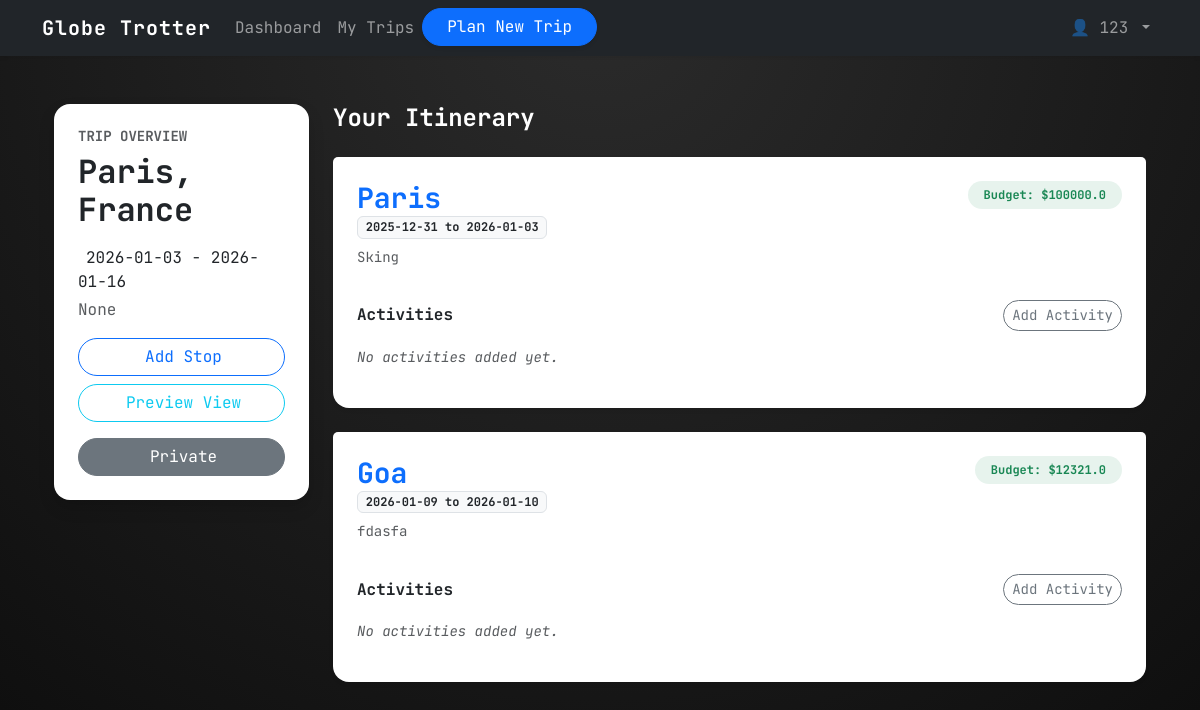
Page /trip/6/itinerary (signed in) on the committed database.
### tables this page shows
CREATE TABLE trips (
    id INTEGER PRIMARY KEY AUTOINCREMENT,
    user_id INTEGER NOT NULL,
    location TEXT NOT NULL,
    start_date TEXT NOT NULL,
    end_date TEXT NOT NULL,
    created_at DATETIME DEFAULT CURRENT_TIMESTAMP, description TEXT, budget_limit REAL DEFAULT 0.0, is_public BOOLEAN DEFAULT 0,
    FOREIGN KEY (user_id) REFERENCES users(id)
);

CREATE TABLE itinerary_stops (
    id INTEGER PRIMARY KEY AUTOINCREMENT,
    trip_id INTEGER NOT NULL,
    city TEXT NOT NULL,
    description TEXT,
    start_date TEXT,
    end_date TEXT,
    budget REAL,
    FOREIGN KEY (trip_id) REFERENCES trips(id)
);

### app.py (the view)
@app.route('/trip/<int:trip_id>/itinerary', methods=['GET'])
def build_itinerary(trip_id):
    if 'user_id' not in session:
        return redirect(url_for('login'))
    conn = get_db()
    trip = conn.execute("SELECT * FROM trips WHERE id = ?", (trip_id,)).fetchone()
    if not trip or trip['user_id'] != session['user_id']:
        return redirect(url_for('trip_listing'))
    stops = conn.execute("SELECT * FROM itinerary_stops WHERE trip_id = ? ORDER BY start_date", (trip_id,)).fetchall()
    stops_data = []
    for stop in stops:
        activities = conn.execute("SELECT * FROM trip_activities WHERE stop_id = ?", (stop['id'],)).fetchall()
        stop_dict = dict(stop)
        stop_dict['activities'] = [dict(a) for a in activities]
        stops_data.append(stop_dict)
    conn.close()
    return render_template('build_itinerary.html', trip=trip, stops=stops_data)

### app.py (called while the page is built)
def get_db():
    conn = sqlite3.connect(DB_NAME)
    conn.row_factory = sqlite3.Row
    return conn

### templates/build_itinerary.html (shortened to what this page needs)
{% extends "base.html" %}
{% block styles %}
<link rel="stylesheet" href="{{ url_for('static', filename='css/build_itinerary.css') }}">
{% endblock %}
{% block content %}
<div class="container-fluid py-4">
    <div class="row">
        <div class="col-lg-3 mb-4">
            <div class="card shadow border-0 rounded-4 sticky-top" style="top: 20px; z-index: 100;">
                <div class="card-body p-4">
                    <h5 class="text-muted text-uppercase small fw-bold mb-2">Trip Overview</h5>
                    <h2 class="fw-bold mb-3">{{ trip.location }}</h2>
                    <p class="mb-1"> {{ trip.start_date }} - {{ trip.end_date
                        }}</p>
                    <p class="mb-3 text-muted">{{ trip.description }}</p>
                    <div class="d-grid gap-2">
                        <button class="btn btn-outline-primary rounded-pill" data-bs-toggle="modal"
                            data-bs-target="#addStopModal">
                             Add Stop
                        </button>
                        <a href="{{ url_for('public_trip_view', trip_id=trip.id) }}"
                            class="btn btn-outline-info rounded-pill mb-2">
                             Preview View
                        </a>
                        <form action="{{ url_for('toggle_trip_public', trip_id=trip.id) }}" method="POST">
                            <button type="submit"
                                class="btn {{ 'btn-success' if trip.is_public else 'btn-secondary' }} rounded-pill w-100">
                                <i class="bi {{ 'bi-unlock' if trip.is_public else 'bi-lock' }} me-1"></i> {{ 'Public'
                                if trip.is_public else 'Private' }}
                            </button>
                        </form>
                    </div>
                </div>
            </div>
        </div>
        <div class="col-lg-9">
            <h4 class="fw-bold mb-4">Your Itinerary</h4>
            {% if stops %}
            {% for stop in stops %}
            <div class="card shadow-sm border-0 rounded-4 mb-4">
                <div
                    class="card-header bg-white border-bottom-0 pt-4 px-4 pb-0 d-flex justify-content-between align-items-start">
                    <div>
                        <h3 class="fw-bold mb-0 text-primary">{{ stop.city }}</h3>
                        <span class="badge bg-light text-dark border">{{ stop.start_date }} to {{ stop.end_date
                            }}</span>
                        <p class="text-muted mt-2 small">{{ stop.description }}</p>
                    </div>
                    <span class="badge bg-success bg-opacity-10 text-success rounded-pill px-3 py-2">
                        Budget: ${{ stop.budget }}
                    </span>
                </div>
                <div class="card-body px-4 pb-4">
                    <div class="d-flex justify-content-between align-items-center mb-3">
                        <h6 class="fw-bold mb-0">Activities</h6>
                        <button class="btn btn-sm btn-outline-secondary rounded-pill" data-bs-toggle="modal"
                            data-bs-target="#addActivityModal{{ stop.id }}">
                             Add Activity
                        </button>
                    </div>
                    {% if stop.activities %}
                    <div class="list-group list-group-flush rounded-3">
                        {% for activity in stop.activities %}
                        <div
                            class="list-group-item d-flex justify-content-between align-items-center bg-light border-0 mb-2 rounded-3">
                            <div class="d-flex align-items-center">
                                <div class="me-3 text-center" style="width: 50px;">
                                    <div class="small fw-bold">{{ activity.start_time.split('T')[1] if
                                        activity.start_time else '--:--' }}</div>
                                </div>
                                <div>
                                    <h6 class="mb-0 fw-bold">{{ activity.name }}</h6>
                                    <small class="text-muted">{{ activity.category }}</small>
                                </div>
                            </div>
                            <span class="fw-bold">${{ activity.cost }}</span>
                        </div>
                        {% endfor %}
                    </div>
                    {% else %}
                    <p class="text-muted small fst-italic">No activities added yet.</p>
                    {% endif %}
                </div>
            </div>
            {% endfor %}
            {% endif %}
        </div>
    </div>
</div>
{% endblock %}

### static/css/build_itinerary.css (style rules this page uses)
* { box-sizing: border-box; margin: 0; padding: 0; }
body { background: radial-gradient(circle at top, #2b2b2b, #0e0e0e); color: #ffffff; }

### templates/base.html (style rules this page uses)
body { background-color: #f8f9fa; font-family: 'JetBrains Mono', monospace; }
h1, h2, h3, h4, h5, h6, .btn, .nav-link { font-family: 'JetBrains Mono', monospace; }

### rows in the picture
trips: location "Paris, France", start_date "2026-01-03", end_date "2026-01-16", is_public "Private"
itinerary_stops: city "Paris", start_date "2025-12-31", end_date "2026-01-03", description "Sking", budget "100000.0"
itinerary_stops: city "Goa", start_date "2026-01-09", end_date "2026-01-10", description "fdasfa", budget "12321.0"

### other values in the picture
{{ session.get('user_name') }} "123"
{{ trip.description }} "None"
